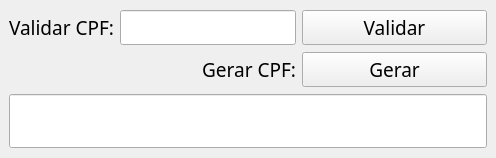
<?xml version="1.0" encoding="UTF-8"?>
<ui version="4.0">
 <class>MainWindow</class>
 <widget class="QMainWindow" name="MainWindow">
  <property name="geometry">
   <rect>
    <x>0</x>
    <y>0</y>
    <width>496</width>
    <height>158</height>
   </rect>
  </property>
  <property name="windowTitle">
   <string>Valida ou Gera CPF</string>
  </property>
  <widget class="QWidget" name="centralwidget">
   <layout class="QGridLayout" name="gridLayout">
    <item row="1" column="1">
     <widget class="QLabel" name="label">
      <property name="font">
       <font>
        <family>MS Reference Sans Serif</family>
        <pointsize>14</pointsize>
       </font>
      </property>
      <property name="text">
       <string>Gerar CPF:</string>
      </property>
      <property name="alignment">
       <set>Qt::AlignRight|Qt::AlignTrailing|Qt::AlignVCenter</set>
      </property>
     </widget>
    </item>
    <item row="1" column="2">
     <widget class="QPushButton" name="btnGeraCPF">
      <property name="font">
       <font>
        <family>MS Reference Sans Serif</family>
        <pointsize>14</pointsize>
       </font>
      </property>
      <property name="text">
       <string>Gerar</string>
      </property>
     </widget>
    </item>
    <item row="0" column="1">
     <widget class="QLineEdit" name="inputValidaCPF">
      <property name="font">
       <font>
        <family>MS Reference Sans Serif</family>
        <pointsize>14</pointsize>
       </font>
      </property>
     </widget>
    </item>
    <item row="0" column="2">
     <widget class="QPushButton" name="btnValidaCPF">
      <property name="sizePolicy">
       <sizepolicy hsizetype="Minimum" vsizetype="Fixed">
        <horstretch>200</horstretch>
        <verstretch>0</verstretch>
       </sizepolicy>
      </property>
      <property name="font">
       <font>
        <family>MS Reference Sans Serif</family>
        <pointsize>14</pointsize>
       </font>
      </property>
      <property name="text">
       <string>Validar</string>
      </property>
     </widget>
    </item>
    <item row="0" column="0">
     <widget class="QLabel" name="label_2">
      <property name="font">
       <font>
        <family>MS Reference Sans Serif</family>
        <pointsize>14</pointsize>
       </font>
      </property>
      <property name="text">
       <string>Validar CPF:</string>
      </property>
     </widget>
    </item>
    <item row="2" column="0" colspan="3">
     <widget class="QLineEdit" name="labelRetorno">
      <property name="font">
       <font>
        <pointsize>30</pointsize>
       </font>
      </property>
      <property name="styleSheet">
       <string notr="true">color: green;</string>
      </property>
      <property name="text">
       <string/>
      </property>
      <property name="readOnly">
       <bool>true</bool>
      </property>
     </widget>
    </item>
   </layout>
  </widget>
 </widget>
 <resources/>
 <connections/>
</ui>
